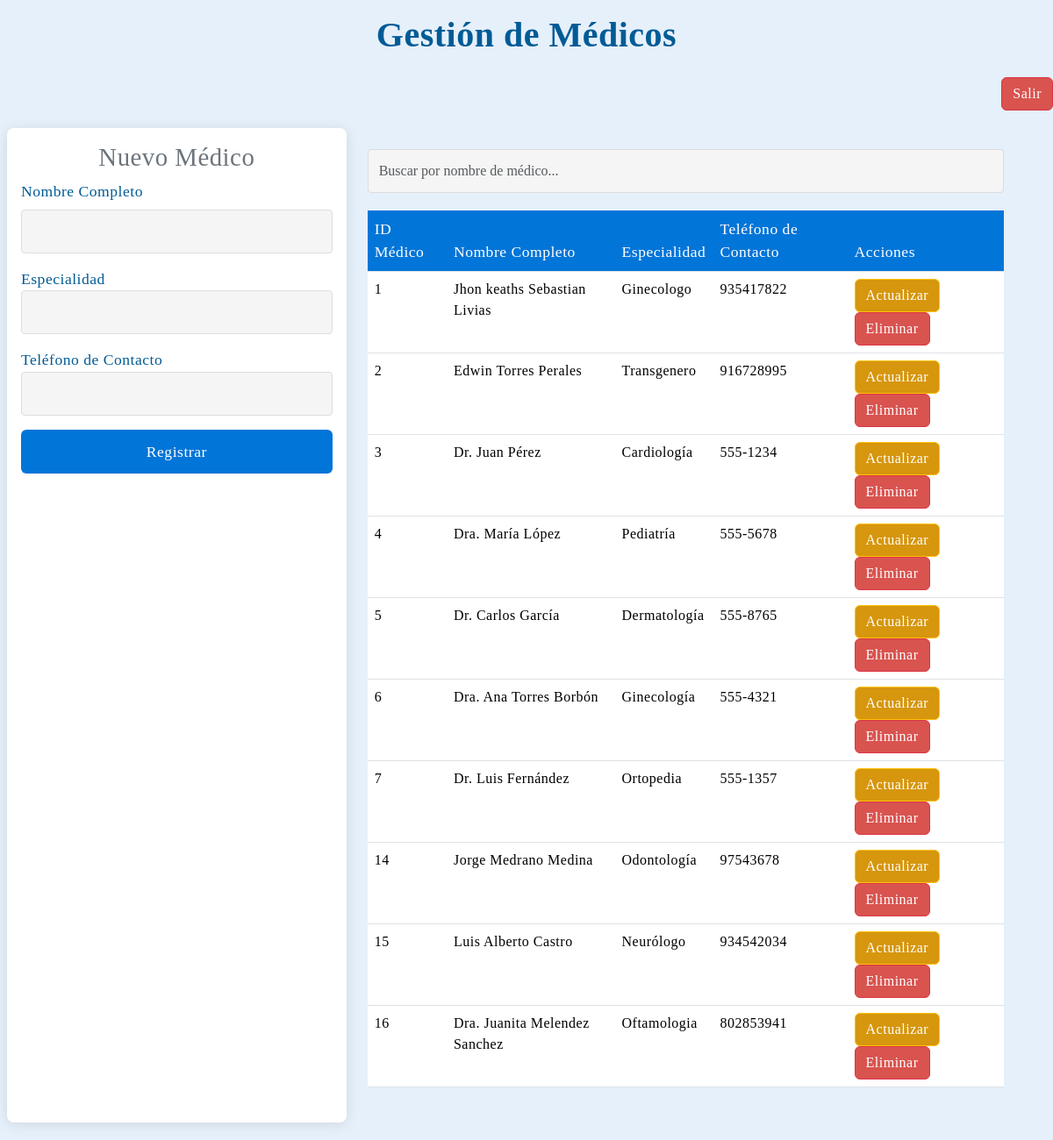
/Vista/indexMedico.php, run on the app's committed database.
### tables this page shows
CREATE TABLE `medicos` (
  `id_medico` int(11) NOT NULL,
  `nombre_medico` varchar(100) NOT NULL,
  `especialidad` varchar(100) DEFAULT NULL,
  `telefono_contacto` varchar(15) NOT NULL
);

### util/conexion.php (called while the page is built)
<?php
$link = 'mysql:host=localhost;dbname=u333212663_bd_clinicaa;charset=utf8mb4';
$usuario = 'u333212663_root';
$pass = '@$+>m^3Mt';
function conectar() {
    global $link, $usuario, $pass;
    try {
        $conn= new PDO($link, $usuario, $pass);
        return $conn;
    } catch (PDOException $e) {
        echo "¡Error en la conexión!: " . $e->getMessage() . "<br>";
        return null;
    }
}
?>

### Controlador/MedicoControler.php (called while the page is built, shortened)
<?php
require_once'../util/conexion.php';
class MedicoControlador {
    private $pdo;
    public function __construct() {
        $this->pdo = conectar();
    }
    public function obtenerMedicos() {
        $stmt = $this->pdo->query("CALL ObtenerMedicos()");
        return $stmt->fetchAll(PDO::FETCH_ASSOC);
    }
}
?>

### Vista/indexMedico.php (the view, shortened to what this page needs)
<?php
include_once '../Controlador/MedicoControler.php';
?>
<!DOCTYPE html>
<html lang="es">
<head>
    <link href="https://cdn.jsdelivr.net/npm/bootstrap@5.3.3/dist/css/bootstrap.min.css" rel="stylesheet">
    <link rel="stylesheet" href="https://cdnjs.cloudflare.com/ajax/libs/font-awesome/4.7.0/css/font-awesome.min.css">
    <link rel="stylesheet" href="styleMedico.css">
</head>
<body>
    <h1 class="text-center p-3">Gestión de Médicos</h1>
    <div class="d-flex justify-content-end">
    <a href="index.php" class="btn btn-danger">Salir</a>
    </div>
    <div class="container-fluid row">
        <form class="col-4 p-3" method="POST" action="">
            <h3 class="text-center text-secondary">Nuevo Médico</h3>
            <div class="mb-3">
                <label for="nombre_medico" class="form-label">Nombre Completo</label>
                <input type="text" class="form-control" id="nombre_medico" name="nombre_medico" required>
            </div>
            <div class="mb-3">
                <label for="especialidad">Especialidad</label>
                <input type="text" class="form-control" name="especialidad" required>
            </div>
            <div class="mb-3">
                <label for="telefono_contacto">Teléfono de Contacto</label>
                <input type="text" class="form-control" name="telefono_contacto" required>
            </div>
            <button type="submit" class="btn btn-primary w-100" name="btnregistrar" value="ok">Registrar</button>
        </form>
        <div class="col-8 p-4">
            <div class="mb-3">
                <input type="text" id="buscar" class="form-control" placeholder="Buscar por nombre de médico...">
            </div>
            <table class="table" id="tablaMedicos">
                <thead class="bg-info">
                    <tr>
                        <th scope="col">ID Médico</th>
                        <th scope="col">Nombre Completo</th>
                        <th scope="col">Especialidad</th>
                        <th scope="col">Teléfono de Contacto</th>
                        <th scope="col">Acciones</th>
                    </tr>
                </thead>
                <tbody>
                    <?php
                    require_once'../Controlador/MedicoControler.php';
                    $controlador = new MedicoControlador();
                    $medicos = $controlador->obtenerMedicos();
                    foreach ($medicos as $medico): ?>
                        <tr>
                            <td><?php echo htmlspecialchars($medico['id_medico']); ?></td>
                            <td><?php echo htmlspecialchars($medico['nombre_medico']); ?></td>
                            <td><?php echo htmlspecialchars($medico['especialidad']); ?></td>
                            <td><?php echo htmlspecialchars($medico['telefono_contacto']); ?></td>
                            <td>
                                <a href="ActualizarMedico.php?id=<?php echo $medico['id_medico']; ?>" class="btn btn-warning">Actualizar</a>
                                <a href="EliminarMedico.php?id=<?php echo $medico['id_medico']; ?>" class="btn btn-danger" onclick="return confirm('¿Estás seguro de eliminar este médico?');">Eliminar</a>
                            </td>
                        </tr>
                    <?php endforeach; ?>
                </tbody>
            </table>
        </div>
    </div>
</body>
</html>

### Vista/styleMedico.css (style rules this page uses)
body { background-color: #e6f0fa; font-family: 'Rancho&effect'; font-weight: 300; color: #333; }
h1 { color: #005b96; font-weight: 600; font-size: 2.5rem; letter-spacing: 1px; }
h3 { color: #0275d8; font-weight: 500; font-size: 1.8rem; text-align: center; }
label { font-size: 1.1rem; font-weight: 500; color: #005b96; }
form { background-color: #fff; padding: 25px; border-radius: 8px; box-shadow: 0 2px 15px rgba(0, 0, 0, 0.1); font-size: 1rem; }
.form-control { border: 1px solid #ddd; border-radius: 4px; background-color: #f5f5f5; font-size: 1rem; padding: 12px; }
.btn-primary { background-color: #0275d8; border: none; font-size: 1.1rem; padding: 12px; font-weight: 500; letter-spacing: 0.5px; }
.table th { background-color: #0275d8; color: white; font-weight: 500; font-size: 1.1rem; }
.btn-warning { color: white; background-color: #d6960cfd; }
.btn-danger { color: white; background-color: #d9534f; }
.container-fluid { padding: 20px; }
.table { margin-top: 20px; }
body, table, form, h1, h3 { letter-spacing: 0.5px; }

### data on the page
medicos: id_medico "1", nombre_medico "Jhon keaths Sebastian Livias", especialidad "Ginecologo", telefono_contacto "935417822"
medicos: id_medico "2", nombre_medico "Edwin Torres Perales", especialidad "Transgenero", telefono_contacto "916728995"
medicos: id_medico "3", nombre_medico "Dr. Juan Pérez", especialidad "Cardiología", telefono_contacto "555-1234"
medicos: id_medico "4", nombre_medico "Dra. María López", especialidad "Pediatría", telefono_contacto "555-5678"
medicos: id_medico "5", nombre_medico "Dr. Carlos García", especialidad "Dermatología", telefono_contacto "555-8765"
medicos: id_medico "6", nombre_medico "Dra. Ana Torres Borbón", especialidad "Ginecología", telefono_contacto "555-4321"
medicos: id_medico "7", nombre_medico "Dr. Luis Fernández", especialidad "Ortopedia", telefono_contacto "555-1357"
medicos: id_medico "14", nombre_medico "Jorge Medrano Medina", especialidad "Odontología", telefono_contacto "97543678"
medicos: id_medico "15", nombre_medico "Luis Alberto Castro", especialidad "Neurólogo", telefono_contacto "934542034"
medicos: id_medico "16", nombre_medico "Dra. Juanita Melendez Sanchez", especialidad "Oftamologia", telefono_contacto "802853941"
